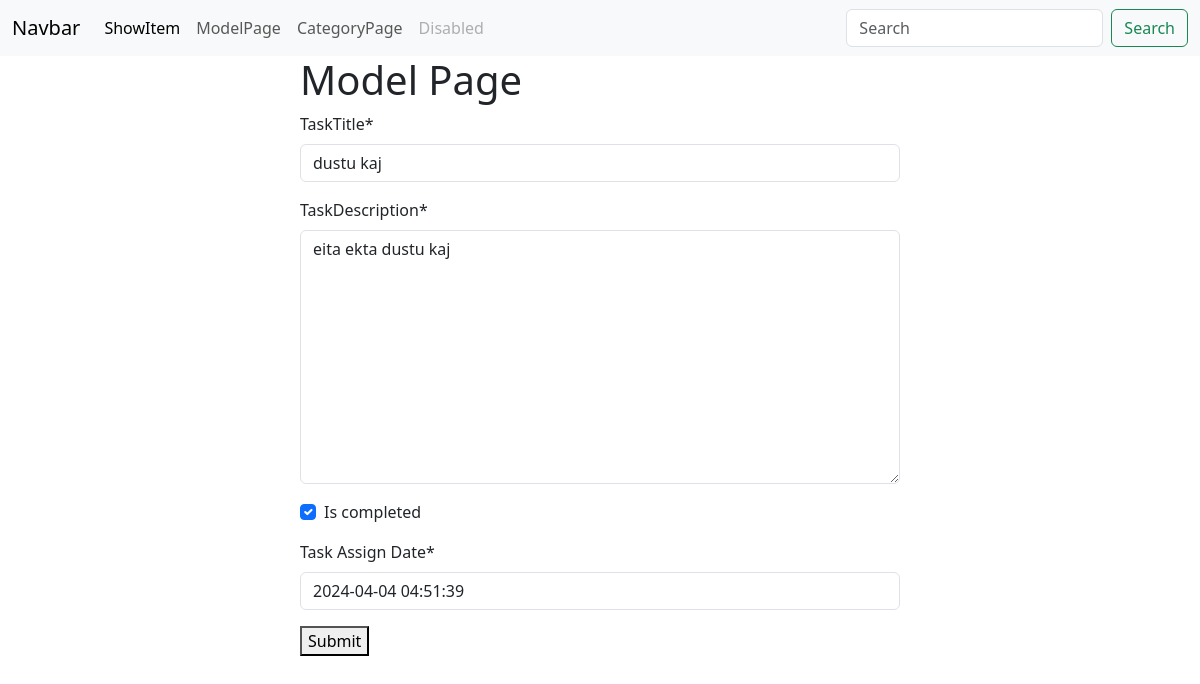
The app's page /taskmodel/editModel/2/ with its own data.
### taskmodel/models.py (models this page shows, shortened)
class TaskModel(models.Model):
    taskTitle = models.CharField(max_length=100)
    taskDescription= models.TextField()
    is_completed = models.BooleanField(default=False)
    Task_Assign_Date= models.DateTimeField(default=timezone.now)

### taskmodel/views.py (the view)
# urls.py: path('editModel/<int:id>/', views.edit_model, name='editmodel'),
def edit_model(request, id):
    task_model_instance = TaskModel.objects.get(pk=id)
    if request.method == 'POST':
        model_form = TaskModelForm(request.POST, instance=task_model_instance)
        if model_form.is_valid():
            model_form.save()
            return redirect('homepage')
    else:
        model_form = TaskModelForm(instance=task_model_instance)
    return render(request, 'taskmodel.html', {'form': model_form})

### taskmodel/forms.py
class TaskModelForm(forms.ModelForm):
    class Meta:
        model = TaskModel
        fields = '__all__'

### taskmodel/templates/taskmodel.html (shortened to what this page needs)
{% extends 'base.html' %}
{% load crispy_forms_tags %}
{% block content %}
<form action="" method="post" style="width: 50%; margin: auto;">
    <h1>Model Page</h1>
    {{ form|crispy }}
    <button type="submit">Submit</button>
</form>
{% endblock %}

### records on screen
TaskModel: taskTitle "dustu kaj", taskDescription "eita ekta dustu kaj", is_completed "☑", Task_Assign_Date "2024-04-04 04:51:39"
